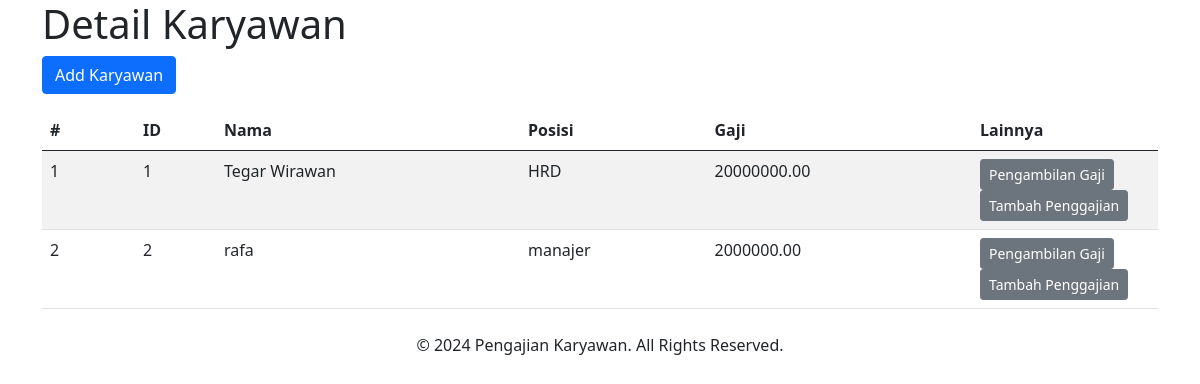
Page /karyawan.php on the committed database.
### tables this page shows
CREATE TABLE `karyawan` (
  `id` int(11) NOT NULL,
  `nama` varchar(255) NOT NULL,
  `posisi` varchar(255) NOT NULL,
  `gaji` decimal(10,2) NOT NULL
);

### karyawan.php (the view, shortened to what this page needs)
<?php
include("koneksi.php");
?>
<!DOCTYPE html>
<html lang="en">
<head>
    <link href="https://cdn.jsdelivr.net/npm/bootstrap@5.0.0-beta3/dist/css/bootstrap.min.css" rel="stylesheet">
</head>
<body class="container">
    <main>
        <h1>Detail Karyawan</h1>
        <a href="add_karyawan.php" class="btn btn-primary mb-3">Add Karyawan</a>
        <table class="table table-striped">
            <thead>
                <tr>
                    <th class="col-1">#</th>
                    <th>ID</th>
                    <th>Nama</th>
                    <th>Posisi</th>
                    <th>Gaji</th>
                    <th class="col-2">Lainnya</th>
                </tr>
            </thead>
            <tbody>
                <?php
                $sql = "SELECT * FROM karyawan";
                $result = mysqli_query($conn, $sql);
                if ($result) {
                    if (mysqli_num_rows($result) > 0) {
                        $no = 1;
                        while($row = mysqli_fetch_assoc($result)) {
                            echo "<tr>";
                            echo "<td>" . $no++ . "</td>";
                            echo "<td>" . $row['id'] . "</td>";
                            echo "<td>" . $row['nama'] . "</td>";
                            echo "<td>" . $row['posisi'] . "</td>";
                            echo "<td>" . $row['gaji'] . "</td>";
                            echo "<td>";
                            echo "<a href='ambil_gaji.php?id=" . $row['id'] . "' class='btn btn-secondary btn-sm'>Pengambilan Gaji</a>";
                            echo "<a href='tambah_penggajian.php?id=" . $row['id'] . "' class='btn btn-secondary btn-sm'>Tambah Penggajian</a>";
                            echo "</td>";
                            echo "</tr>";
                        }
                    } else {
                        echo "<tr><td colspan='6' class='text-center'>Tidak ada data</td></tr>";
                    }
                } else {
                    echo "<tr><td colspan='6' class='text-center'>Error: " . mysqli_error($conn) . "</td></tr>";
                }
                ?>
            </tbody>
        </table>
    </main>
    <footer class="text-center mt-4">
        <p>&copy; 2024 Pengajian Karyawan. All Rights Reserved.</p>
    </footer>
</body>
</html>

### rows in the picture
karyawan: id "1", nama "Tegar Wirawan", posisi "HRD", gaji "20000000.00"
karyawan: id "2", nama "rafa", posisi "manajer", gaji "2000000.00"
